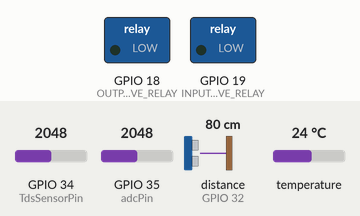
Recording of a sketch running on a simulated ESP32. On the bench: switched loads named in the sketch (green lamp = pin HIGH). Wiring (inferred from the names in the program): ultrasonic range finder: trigger GPIO 33; echo GPIO 32. The inputs (shaded band) are chosen by the test bench; at power-on: distance to the obstacle (sensor on GPIO 32) 80 cm, GPIO 34 (TdsSensorPin) = 2048, GPIO 35 (adcPin) = 2048, temperature 24 °C. The echo pulse lasts 58.3 µs per cm; WiFi joins after 1.5 s; servers stay silent unless stated; pins used as bus, display or sensor lines are not drawn.

Above: at 3.4 s.
3.5 s: distance to the obstacle (sensor on GPIO 32) set to 6 cm
5.3 s: distance to the obstacle (sensor on GPIO 32) set to 3 cm
At 6.6 s:
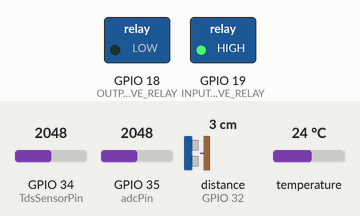
7.7 s: distance to the obstacle (sensor on GPIO 32) set to 9 cm
At 9.4 s:
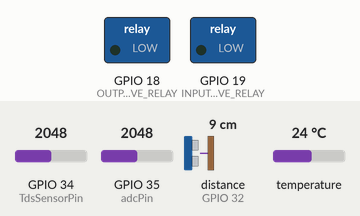
Timing chart, 0 to 10.9 s (numbered marks = the images above; inputs shaded):
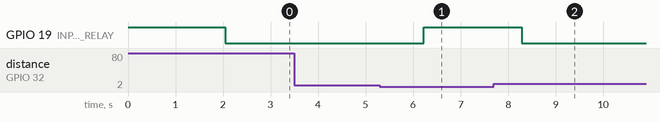

The sketch:

Fish_Pond_Module.ino
```cpp
#include "wifi.h"
#include "valve_relays.h"
#include "ph.h"
#include "tds.h"
#include "temp.h"
#include "sonar.h"
#include "http.h"
#include "client.h"

float currentPh;
float currentTemp;
int currentTDS;
int currentSonarLevel;


bool autoControlSub(){
    currentPh = getPh();
    currentTemp =  getTemperature();
    currentTDS = getTDS(currentTemp);

    bool check1 = currentTDS > 500;
    bool check2 = currentPh  > 7 && currentPh  >= 7.5;
    bool check3 = currentPh  <= 6 && currentPh  <= 6.5;
    return (check1 || check2 || check3);
}

void waterLevelControlSub(){
  if(getDistance() > 4){
    controlInputValve(HIGH);
    if(getDistance() > 1000){
      controlInputValve(LOW);
    }
  }else{    bool check2 = currentPh  >= 7.0 && currentPh  >= 7.5;
    controlInputValve(LOW);
  }
}

void setup(){
  initPh();
  setupAP();
  //setupClient();
  setupSonar();
  setupServer();
  setupTemperature();
  setupValveControls();
}

void loop(){

  if(!manualOverride){
    waterLevelControlSub();
    if(autoControlSub()){
      controlOutputValve(HIGH);
    }else{
      controlOutputValve(LOW);
    }
  }


  handleRequests();
  //sendValues();
  delay(100);
}
```

client.h
```cpp
#include <WiFi.h>
#include <FirebaseESP32.h>
#include "addons/TokenHelper.h"
#include "addons/RTDBHelper.h"

#define WIFI_SSID "Tinkertech"
#define WIFI_PASSWORD "1234567890"
#define API_KEY "AIzaSyAo7WcUIbCl5ZzvizcgW-80wEDVfMRxiEA"
#define DATABASE_URL "https://pond-controller-default-rtdb.firebaseio.com/"
#define USER_EMAIL "controller@system.net"
#define USER_PASSWORD "1234567890"

FirebaseData fbdo;
FirebaseAuth auth;
FirebaseConfig config;
String dataValues;

unsigned long sendDataPrevMillis = 0;

void setupClient()
{


  WiFi.begin(WIFI_SSID, WIFI_PASSWORD);
  while (WiFi.status() != WL_CONNECTED)
  {
    delay(300);
  }
  config.api_key = API_KEY;
  auth.user.email = USER_EMAIL;
  auth.user.password = USER_PASSWORD;
  config.database_url = DATABASE_URL;
  config.token_status_callback = tokenStatusCallback;
  Firebase.begin(&config, &auth);
  Firebase.reconnectWiFi(true);
  Firebase.setDoubleDigits(5);
  Serial.begin(115200);
  Firebase.setInt(fbdo, "/ipv", 0);
  Firebase.setInt(fbdo, "/opv", 0);
  Firebase.setInt(fbdo, "/override", 0);
}


void getData(){
  dataValues = String(getPh())+":";
  dataValues += String(getTemperature())+":"+String(manualOverride)+":";
  dataValues += String(ipvValveState)+":"+String(ipvValveState)+":";
  dataValues += String(getDistance());
}

void sendValues()
{
  if (Firebase.ready() && (millis() - sendDataPrevMillis > 2000 || sendDataPrevMillis == 0))
  {
    sendDataPrevMillis = millis();
    getData();
    Firebase.setString(fbdo, "/systemData", dataValues);
    Firebase.setString(fbdo, "/systemDataLog/"+String(millis()), dataValues);
  }
}
```

http.h
```cpp
#include <WebServer.h>

#define HTTP_OK_CODE 200
#define HTTP_404_CODE 404
#define MIME_TYPE "text/plain"
#define ERROR_MSG "Done"
#define ENABLE_OVERRIDE_MSG "First enable Manual Override"

WebServer server(80);

String statusData="";

bool manualOverride = false;
bool ipvValveState = 0;
bool opvValveState = 0;
int tds = 0;

void toggleIPVState(){
  if(manualOverride){
    ipvValveState = ipvValveState ? false : true;
    controlInputValve(ipvValveState);
    server.send(HTTP_OK_CODE, MIME_TYPE, String(ipvValveState));
  }else{
    server.send(HTTP_OK_CODE, MIME_TYPE, ENABLE_OVERRIDE_MSG);
  }
}

void toggleOPVState(){
  if(manualOverride){
    opvValveState = opvValveState ? false : true;
    controlOutputValve(opvValveState);
    server.send(HTTP_OK_CODE, MIME_TYPE, String(opvValveState));
  }else{
    server.send(HTTP_OK_CODE, MIME_TYPE, ENABLE_OVERRIDE_MSG);
  }
}

void toggleOverrideState(){
  manualOverride = manualOverride ? false : true;
  server.send(HTTP_OK_CODE, MIME_TYPE, String(manualOverride));
}

void systemReset(){
  server.send(HTTP_OK_CODE, MIME_TYPE, "SYSTEM RESET");
  delay(3000);
  ESP.restart();
}

void getSystemStatus(){

  statusData = String(getPh())+":"+String(getTDS(getTemperature()))+":";
  statusData += String(getTemperature())+":"+String(manualOverride)+":";
  statusData += String(ipvValveState)+":"+String(opvValveState)+":";
  statusData += String(getDistance());

  server.send(HTTP_OK_CODE, MIME_TYPE, statusData);
}


void notFound(){
  server.send(HTTP_404_CODE, MIME_TYPE, "");
}

void setupServer(){
  server.on("/ipv", toggleIPVState);
  server.on("/opv", toggleOPVState);
  server.on("/override", toggleOverrideState);
  server.on("/status",getSystemStatus);
  server.on("/reset", systemReset);
  server.onNotFound(notFound);
  server.begin();
}

void handleRequests(){
  server.handleClient();
}
```

ph.h
```cpp
const int adcPin = 35;
float ph = 0;
int lapPh = 0;

void initPh(){
  pinMode(adcPin, INPUT);
}

float getPh() {
  if((millis() - lapPh) > 3000){
      lapPh = millis();
      float Po = analogRead(adcPin) * 3.3 / 4096;
      ph = 7 - (2.5 - Po) - 0.8;
      return ph;
   }else{
      return ph;
   }
}
```

sonar.h
```cpp
const int pingPin = 33; // Trigger Pin of Ultrasonic Sensor
const int echoPin = 32; // Echo Pin of Ultrasonic Sensor
int currentSonarRange = 0;
int lap = 0;

void setupSonar() {
   pinMode(pingPin, OUTPUT);
   pinMode(echoPin, INPUT);
}

long microsecondsToCentimeters(long microseconds) {
   return microseconds / 29 / 2;
}

int getDistance() {
   digitalWrite(pingPin, LOW);
   delayMicroseconds(2);
   digitalWrite(pingPin, HIGH);
   delayMicroseconds(10);
   digitalWrite(pingPin, LOW);
   long duration = pulseIn(echoPin, HIGH);

   if((millis() - lap) > 2000){
      lap = millis();
      currentSonarRange = microsecondsToCentimeters(duration);
      return currentSonarRange;
   }else{
      return currentSonarRange;
   }
}
```

tds.h
```cpp
#define TdsSensorPin 34
#define VREF 3.3
#define SCOUNT  30

int analogBuffer[SCOUNT];
int analogBufferTemp[SCOUNT];
int analogBufferIndex = 0,copyIndex = 0;
float averageVoltage = 0,tdsValue = 0,temperature = 0;

int getMedianNum(int bArray[], int iFilterLen)
{
      int bTab[iFilterLen];
      for (byte i = 0; i<iFilterLen; i++)
      bTab[i] = bArray[i];
      int i, j, bTemp;
      for (j = 0; j < iFilterLen - 1; j++)
      {
      for (i = 0; i < iFilterLen - j - 1; i++)
          {
        if (bTab[i] > bTab[i + 1])
            {
        bTemp = bTab[i];
            bTab[i] = bTab[i + 1];
        bTab[i + 1] = bTemp;
         }
      }
      }
      if ((iFilterLen & 1) > 0)
    bTemp = bTab[(iFilterLen - 1) / 2];
      else
    bTemp = (bTab[iFilterLen / 2] + bTab[iFilterLen / 2 - 1]) / 2;
      return bTemp;
}

int getTDS(float temp)
{
   temperature = temp;
   static unsigned long analogSampleTimepoint = millis();
   if(millis()-analogSampleTimepoint > 40U)
   {
     analogSampleTimepoint = millis();
     analogBuffer[analogBufferIndex] = analogRead(TdsSensorPin);
     analogBufferIndex++;
     if(analogBufferIndex == SCOUNT)
         analogBufferIndex = 0;
   }


  for(copyIndex=0;copyIndex<SCOUNT;copyIndex++)
    analogBufferTemp[copyIndex]= analogBuffer[copyIndex];
  averageVoltage = getMedianNum(analogBufferTemp,SCOUNT) * (float)VREF / 4096.0;
  float compensationCoefficient=1.0+0.02*(temperature-25.0);
  float compensationVolatge=averageVoltage/compensationCoefficient;
  tdsValue=(133.42*compensationVolatge*compensationVolatge*compensationVolatge - 255.86*compensationVolatge*compensationVolatge + 857.39*compensationVolatge)*0.5; //convert voltage value to tds value
  return tdsValue;

}
```

temp.h
```cpp
#include <Adafruit_Sensor.h>
#include <DHT.h>
#include <DHT_U.h>

#define BUS 23
#define DHTTYPE DHT11

DHT_Unified dht(BUS, DHTTYPE);
sensor_t sensor;
sensors_event_t event;
uint32_t sensorDelay = 0;

void setupTemperature(){
  dht.begin();
  dht.temperature().getSensor(&sensor);
}

float getTemperature(){
  dht.temperature().getEvent(&event);
  return isnan(event.temperature) ? -1 : event.temperature;
}
```

valve_relays.h
```cpp
#define INPUT_VALVE_RELAY 19
#define OUTPUT_VALVE_RELAY 18

void setupValveControls(){
   pinMode(INPUT_VALVE_RELAY, OUTPUT);
   pinMode(OUTPUT_VALVE_RELAY, OUTPUT);
   digitalWrite(INPUT_VALVE_RELAY, HIGH);
   digitalWrite(OUTPUT_VALVE_RELAY, HIGH);
}

void controlInputValve(int state){
  digitalWrite(INPUT_VALVE_RELAY, !state);
}

void controlOutputValve(int state){
  digitalWrite(OUTPUT_VALVE_RELAY, !state);
}
```

wifi.h
```cpp
#include <WiFi.h>

#define AP_SSID "Fish-Pond"
#define AP_PASS "12345678"
#define HOSTNAME "fishpond"

void setupAP(){
   WiFi.mode(WIFI_MODE_APSTA);
   WiFi.hostname(HOSTNAME);
   WiFi.softAP(AP_SSID, AP_PASS);
}
```

Measured:
- the behaviour switches between 5 and 4 cm on distance to the obstacle (sensor on GPIO 32) (found by bisection; images 0 and 1)
- after the input at 3.5 s, every drawn part: stays the same
- after the input at 5.3 s, GPIO 19 (INPUT_VALVE_RELAY): LOW → HIGH after 0.92 s
- after the input at 7.7 s, GPIO 19 (INPUT_VALVE_RELAY): HIGH → LOW after 0.59 s
